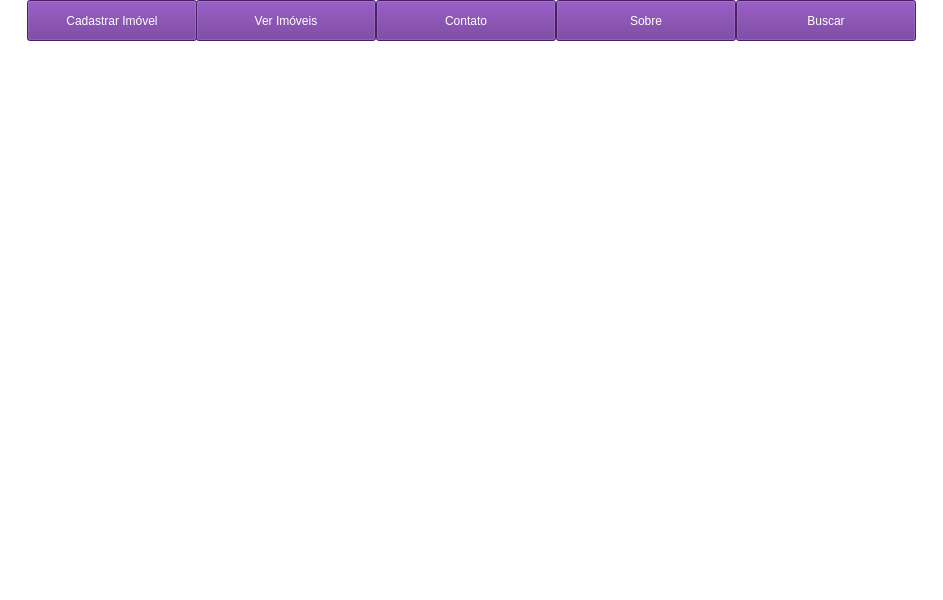
<?xml version="1.0" encoding="UTF-8"?>
<ui version="4.0">
 <class>MainWindow</class>
 <widget class="QMainWindow" name="MainWindow">
  <property name="geometry">
   <rect>
    <x>0</x>
    <y>0</y>
    <width>943</width>
    <height>600</height>
   </rect>
  </property>
  <property name="windowTitle">
   <string>MainWindow</string>
  </property>
  <property name="styleSheet">
   <string notr="true">background-color: rgb(255, 255, 255);
border-color: rgb(255, 255, 255);</string>
  </property>
  <widget class="QWidget" name="centralwidget">
   <widget class="QToolButton" name="toolButton">
    <property name="geometry">
     <rect>
      <x>27</x>
      <y>0</y>
      <width>170</width>
      <height>41</height>
     </rect>
    </property>
    <property name="minimumSize">
     <size>
      <width>150</width>
      <height>40</height>
     </size>
    </property>
    <property name="styleSheet">
     <string notr="true">color: rgb(255, 255, 255);
font: 75 11pt &quot;Gadugi&quot;;
background-color: #662C91;

</string>
    </property>
    <property name="text">
     <string>Cadastrar Imóvel</string>
    </property>
   </widget>
   <widget class="QToolButton" name="toolButton_3">
    <property name="geometry">
     <rect>
      <x>196</x>
      <y>0</y>
      <width>180</width>
      <height>41</height>
     </rect>
    </property>
    <property name="minimumSize">
     <size>
      <width>150</width>
      <height>40</height>
     </size>
    </property>
    <property name="styleSheet">
     <string notr="true">color: rgb(255, 255, 255);
font: 75 11pt &quot;Gadugi&quot;;
background-color: #662C91;

</string>
    </property>
    <property name="text">
     <string>Ver Imóveis</string>
    </property>
   </widget>
   <widget class="QToolButton" name="toolButton_4">
    <property name="geometry">
     <rect>
      <x>376</x>
      <y>0</y>
      <width>180</width>
      <height>41</height>
     </rect>
    </property>
    <property name="minimumSize">
     <size>
      <width>150</width>
      <height>40</height>
     </size>
    </property>
    <property name="styleSheet">
     <string notr="true">color: rgb(255, 255, 255);
font: 75 11pt &quot;Gadugi&quot;;
background-color: #662C91;

</string>
    </property>
    <property name="text">
     <string>Contato</string>
    </property>
   </widget>
   <widget class="QToolButton" name="toolButton_5">
    <property name="geometry">
     <rect>
      <x>556</x>
      <y>0</y>
      <width>180</width>
      <height>41</height>
     </rect>
    </property>
    <property name="minimumSize">
     <size>
      <width>150</width>
      <height>40</height>
     </size>
    </property>
    <property name="styleSheet">
     <string notr="true">color: rgb(255, 255, 255);
font: 75 11pt &quot;Gadugi&quot;;
background-color: #662C91;

</string>
    </property>
    <property name="text">
     <string>Sobre</string>
    </property>
   </widget>
   <widget class="QToolButton" name="toolButton_6">
    <property name="geometry">
     <rect>
      <x>736</x>
      <y>0</y>
      <width>180</width>
      <height>41</height>
     </rect>
    </property>
    <property name="minimumSize">
     <size>
      <width>150</width>
      <height>40</height>
     </size>
    </property>
    <property name="styleSheet">
     <string notr="true">color: rgb(255, 255, 255);
font: 75 11pt &quot;Gadugi&quot;;
background-color: #662C91;

</string>
    </property>
    <property name="text">
     <string>Buscar</string>
    </property>
   </widget>
  </widget>
  <widget class="QStatusBar" name="statusbar"/>
 </widget>
 <resources/>
 <connections/>
</ui>
